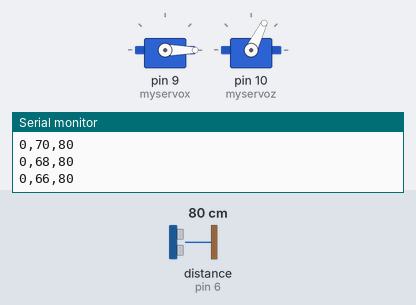
A sketch run on a simulated Arduino Uno, built with avr-gcc and run on an emulated ATmega328P. On the bench: 2 × servo, the last lines printed to the serial monitor. Wiring (inferred from the names in the program): ultrasonic range finder: trigger pin 7; echo pin 6. The test bench sets the inputs (shaded band); at power-on: distance to the obstacle (sensor on pin 6) 80 cm. The echo pulse lasts 58.3 µs per cm.

Above: at 1.2 s.
1.3 s: distance to the obstacle (sensor on pin 6) set to 2 cm
At 2.1 s:
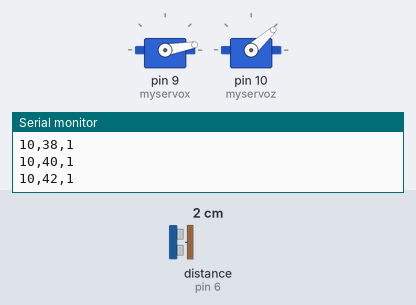
4.3 s: distance to the obstacle (sensor on pin 6) set to 250 cm
At 5.4 s:
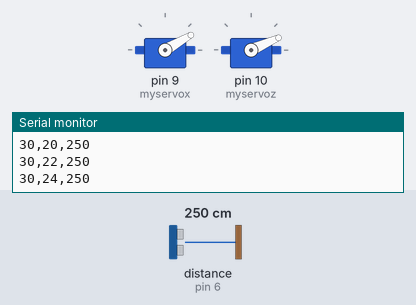
7.3 s: distance to the obstacle (sensor on pin 6) set to 299 cm
At 8.2 s:
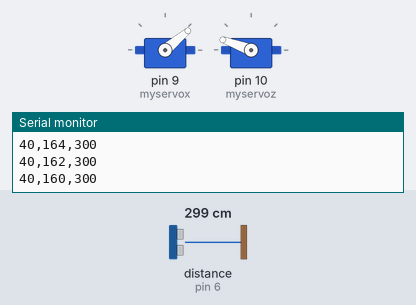
10.3 s: distance to the obstacle (sensor on pin 6) set to 60 cm
At 10.9 s:
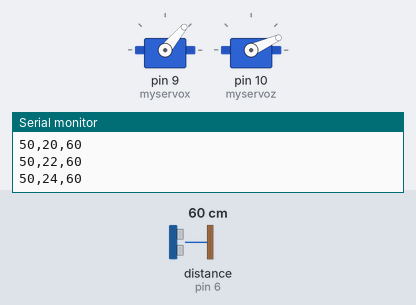
13.3 s: distance to the obstacle (sensor on pin 6) set to 4 cm
16.3 s: distance to the obstacle (sensor on pin 6) set to 35 cm
Timing chart, 0 to 20.3 s (numbered marks = the images above; inputs shaded):
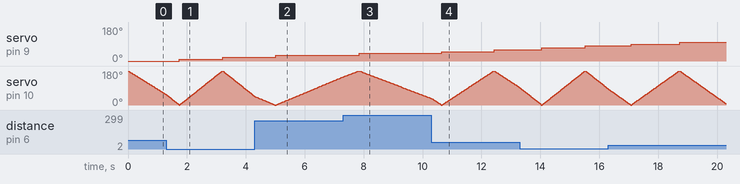

Measured:
- after the input at 10.3 s, servo on pin 9 (myservox): 40° → 50° after 0.35 s instead of 0.59 s

The sketch:

3D_ultrasonic.ino
```cpp
#include <Servo.h>

Servo myservoz;
Servo myservox;

int move_delay=15;
int z_diff=2;

const int pingPin = 7; // Trigger Pin of Ultrasonic Sensor
const int echoPin = 6; // Echo Pin of Ultrasonic Sensor


int posx = 0;
int posz = 0;
void setup() {
     pinMode(pingPin, OUTPUT);
   pinMode(echoPin, INPUT);
  myservox.attach(9);
  myservoz.attach(10);
  Serial.begin(115200);
}


long microsecondsToInches(long microseconds) {
   return microseconds / 74 / 2;
}

long microsecondsToCentimeters(long microseconds) {
   return microseconds / 29 / 2;
}

long read_ultrasonic(){
   long duration, inches, cm;

   digitalWrite(pingPin, LOW);
   delayMicroseconds(2);
   digitalWrite(pingPin, HIGH);
   delayMicroseconds(10);
   digitalWrite(pingPin, LOW);

   duration = pulseIn(echoPin, HIGH);
  return microsecondsToCentimeters(duration);

}


void print_pos(){
  long distance_cm=read_ultrasonic();
          Serial.print(posx);
    Serial.print(",");
    Serial.print(posz);
    Serial.print(",");
    Serial.print(distance_cm);
    Serial.println("");
}


void loop() {
  for (posx = 0; posx <= 180; posx += 10) {


   myservox.write(posx);
   Serial.println(posx%2);
    if((posx/10)%2){


      for (posz = 0; posz <= 180; posz += z_diff) {

    myservoz.write(posz);
print_pos();
    delay(move_delay);
  }

    }else{
   for (posz = 180; posz >= 0; posz -= z_diff) {


    myservoz.write(posz);
    print_pos();
    delay(move_delay);

  }
    }
  }

  for (posx = 180; posx >= 0; posx -= 10) {

   myservox.write(posx);
   Serial.println(posx%2);
    if((posx/10)%2){

   for (posz = 180; posz >= 0; posz -= z_diff) {


    myservoz.write(posz);
    print_pos();
    delay(move_delay);

  }

    }else{


      for (posz = 0; posz <= 180; posz += z_diff) {

    myservoz.write(posz);
print_pos();
    delay(move_delay);
  }

    }
 }
}
```
